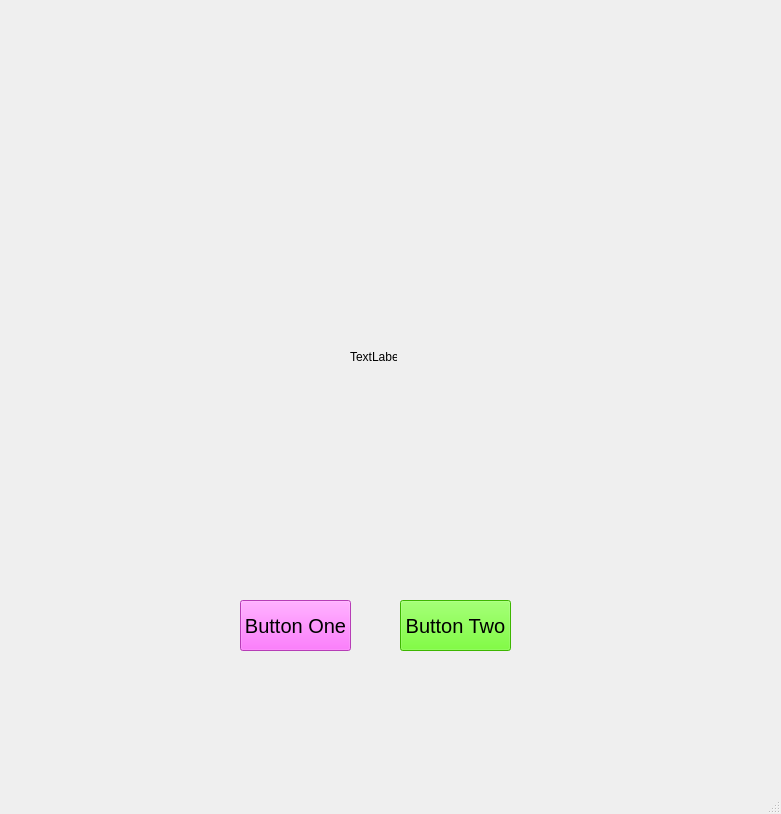
<?xml version="1.0" encoding="UTF-8"?>
<ui version="4.0">
 <class>MainWindow</class>
 <widget class="QMainWindow" name="MainWindow">
  <property name="geometry">
   <rect>
    <x>0</x>
    <y>0</y>
    <width>781</width>
    <height>814</height>
   </rect>
  </property>
  <property name="windowTitle">
   <string>MainWindow</string>
  </property>
  <widget class="QWidget" name="centralwidget">
   <widget class="QPushButton" name="buttonOne">
    <property name="geometry">
     <rect>
      <x>240</x>
      <y>600</y>
      <width>111</width>
      <height>51</height>
     </rect>
    </property>
    <property name="font">
     <font>
      <pointsize>15</pointsize>
     </font>
    </property>
    <property name="styleSheet">
     <string notr="true">background-color: rgb(255, 85, 255);</string>
    </property>
    <property name="text">
     <string>Button One</string>
    </property>
   </widget>
   <widget class="QPushButton" name="buttonTwo">
    <property name="geometry">
     <rect>
      <x>400</x>
      <y>600</y>
      <width>111</width>
      <height>51</height>
     </rect>
    </property>
    <property name="font">
     <font>
      <pointsize>15</pointsize>
     </font>
    </property>
    <property name="styleSheet">
     <string notr="true">background-color: rgb(85, 255, 0);</string>
    </property>
    <property name="text">
     <string>Button Two</string>
    </property>
   </widget>
   <widget class="QLabel" name="label">
    <property name="geometry">
     <rect>
      <x>350</x>
      <y>350</y>
      <width>47</width>
      <height>13</height>
     </rect>
    </property>
    <property name="text">
     <string>TextLabel</string>
    </property>
   </widget>
  </widget>
  <widget class="QMenuBar" name="menubar">
   <property name="geometry">
    <rect>
     <x>0</x>
     <y>0</y>
     <width>781</width>
     <height>21</height>
    </rect>
   </property>
  </widget>
  <widget class="QStatusBar" name="statusbar"/>
 </widget>
 <resources/>
 <connections/>
</ui>
